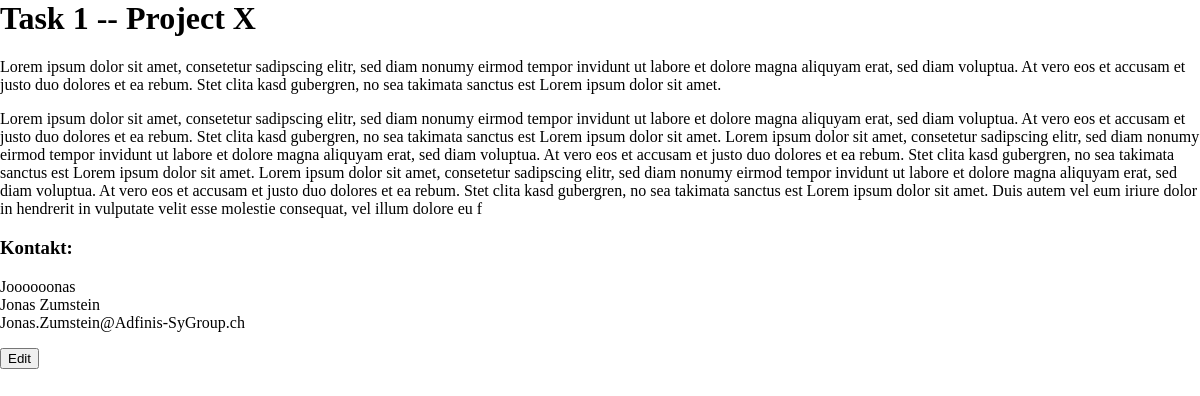
/tasks/1/, run on the app's committed database.
### osschallenge/models.py (models this page shows, shortened)
class Task(models.Model):
    title = models.CharField(max_length=50)
    lead_text = models.CharField(max_length=300)
    description = models.CharField(max_length=1000)
    mentor = models.ForeignKey(User, related_name = "task_mentor")
    project = models.ForeignKey(Project, related_name = "task_project")
    contributers = models.ManyToManyField(
        User,
        related_name = "task_contributers"
    )

class Project(models.Model):
    title = models.CharField(max_length=50)
    lead_text = models.CharField(max_length=300)
    description = models.CharField(max_length=1000)
    licence = models.CharField(max_length=50)
    website = models.CharField(max_length=50)
    github = models.CharField(max_length=50)
    owner = models.ForeignKey(User, related_name = "project_owner")
    mentors = models.ManyToManyField(User, related_name = "project_mentors")

class User(models.Model):
    surname = models.CharField(max_length=50)
    lastname = models.CharField(max_length=50)
    role = models.ForeignKey(Role)
    tasks_done = models.IntegerField(default=0)
    points = models.IntegerField(default=0)
    mail = models.CharField(max_length=50)
    nickname = models.CharField(max_length=25)

### osschallenge/views.py (the view)
class TaskView(generic.DetailView):
    model = Task
    template_name = 'osschallenge/task.html'

### osschallenge/templates/osschallenge/task.html (shortened to what this page needs)
{% load staticfiles %}
<link rel="stylesheet" type="text/css" href="{% static 'osschallenge/stylesheet.css'%}"/>
<h1>{{ task.title }} -- <a href="/projects/{{ task.project.id }}">{{ task.project.title }}</a></h1>
<p>{{ task.lead_text }}</p>
<p>{{ task.description }}</p>
<h3>Kontakt:</h3>
<p>{{ task.mentor.nickname }}
    <br>{{ task.mentor.surname }} {{ task.mentor.lastname }}
    <br>{{ task.mentor.mail }}
</p>
<a href="edit/">
    <button>Edit</button>
</a>

### osschallenge/static/osschallenge/stylesheet.css (style rules this page uses)
h1 a { text-decoration: none; color: black; }

### data on the page
Task: title "Task 1", project "Project X", lead_text "Lorem ipsum dolor sit amet, consetetur sadipscing elitr, sed diam nonumy eirmod tempor invidunt ut labore et dolore magna aliquyam erat, sed diam voluptua. At vero eos et accusam et justo duo dolores et ea rebum. Stet clita kasd gubergren, no sea takimata sanctus est Lorem ipsum dolor sit amet.", description "Lorem ipsum dolor sit amet, consetetur sadipscing elitr, sed diam nonumy eirmod tempor invidunt ut labore et dolore magna aliquyam erat, sed diam voluptua. At vero eos et accusam et justo duo dolores et ea rebum. Stet clita kasd gubergren, no sea takimata sanctus est Lorem ipsum dolor sit amet. Lorem ipsum dolor sit amet, consetetur sadipscing elitr, sed diam nonumy eirmod tempor invidunt ut labore et dolore magna aliquyam erat, sed diam voluptua. At vero eos et accusam et justo duo dolores et ea rebum. Stet clita kasd gubergren, no sea takimata sanctus est Lorem ipsum dolor sit amet. Lorem ipsum dolor sit amet, consetetur sadipscing elitr, sed diam nonumy eirmod tempor invidunt ut labore…", mentor.nickname "Joooooonas", mentor.surname "Jonas", mentor.lastname "Zumstein", mentor.mail "Jonas.Zumstein@Adfinis-SyGroup.ch"
